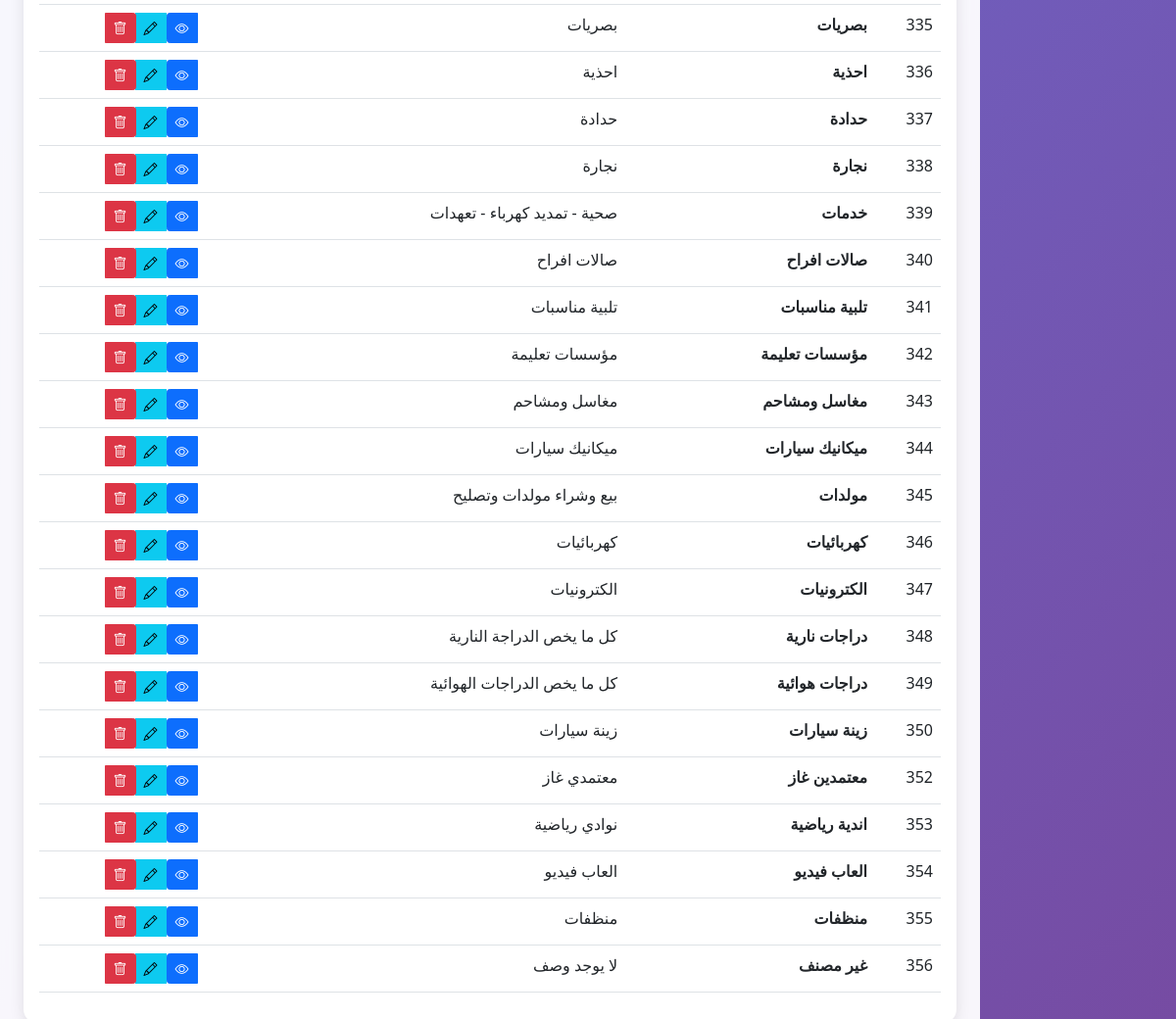
Page /admin/categories (signed in, lower part) on the earlier database version.
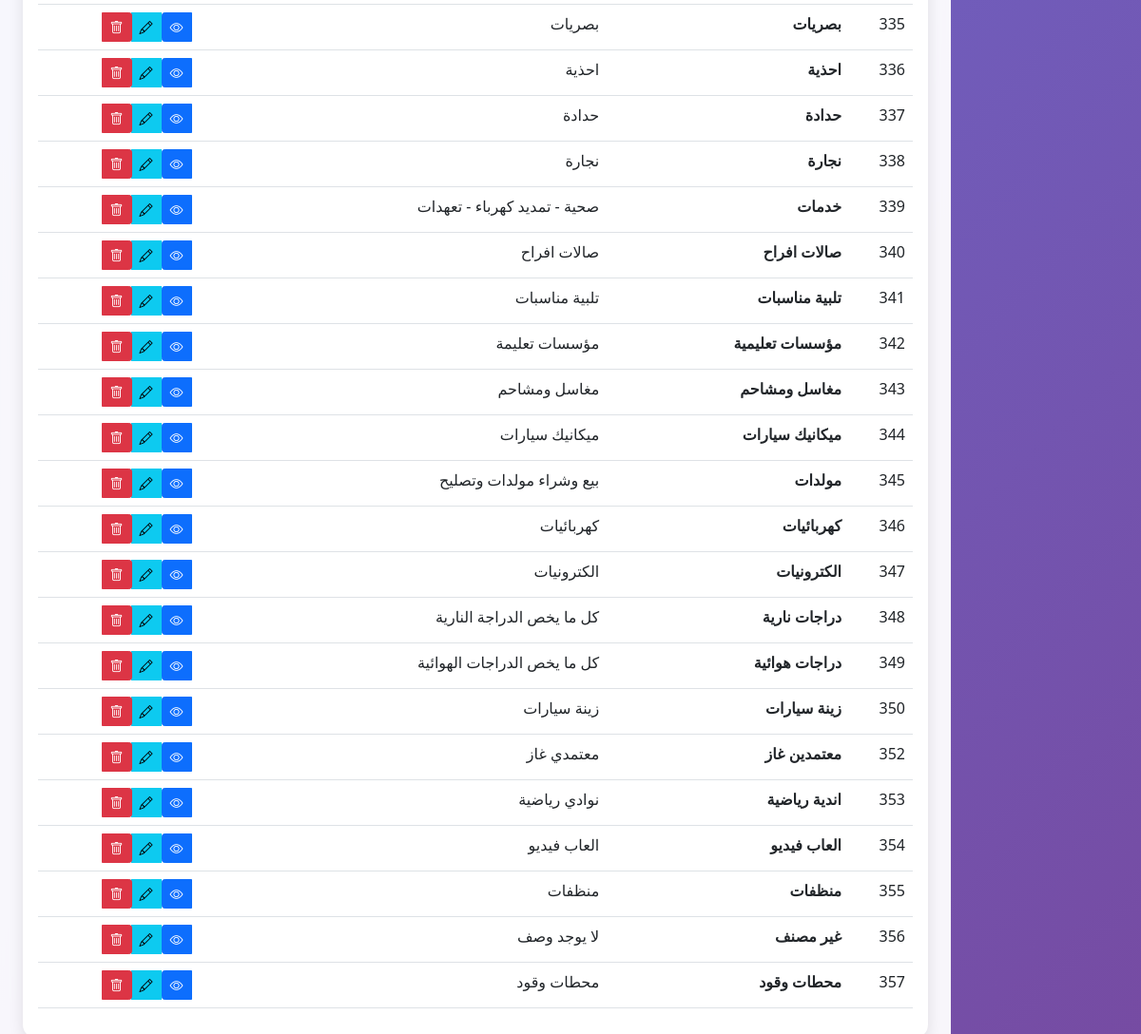
Same page on the later database version.
### tables this page shows
CREATE TABLE categories (
            id INTEGER PRIMARY KEY AUTOINCREMENT,
            name TEXT NOT NULL,
            description TEXT
        );

### app.py (the view)
@app.route('/admin/categories')
def admin_categories():
    if 'user_id' not in session or not session.get('is_admin'):
        flash('ليس لديك صلاحية للوصول لهذه الصفحة', 'error')
        return redirect(url_for('index'))
    conn = sqlite3.connect('hussainiya_stores.db')
    cursor = conn.cursor()
    cursor.execute('SELECT * FROM categories ORDER BY id')
    categories = cursor.fetchall()
    conn.close()
    return render_template('admin_categories.html', categories=categories)

### app.py (called while the page is built, shortened)
@app.before_request
def check_maintenance_mode():
    if request.endpoint and (request.endpoint.startswith('admin_') or
                           request.endpoint == 'login' or
                           request.endpoint == 'logout' or
                           request.endpoint == 'register' or
                           request.endpoint == 'welcome' or
                           request.endpoint == 'save_settings'):
        return

### templates/admin_categories.html (shortened to what this page needs)
<!DOCTYPE html>
<html lang="ar" dir="rtl">
<head>
    <link href="https://cdn.jsdelivr.net/npm/bootstrap@5.1.3/dist/css/bootstrap.min.css" rel="stylesheet">
    <link href="https://cdn.jsdelivr.net/npm/bootstrap-icons@1.7.2/font/bootstrap-icons.css" rel="stylesheet">
</head>
<body>
    <div class="row g-0">
        <div class="col-md-2">
        </div>
        <div class="col-md-10">
            <div class="admin-content p-4">
                <div class="card">
                    <div class="card-body">
                        {% if categories %}
                        <div class="table-responsive">
                            <table class="table table-hover">
                                <tbody>
                                    {% for category in categories %}
                                    <tr>
                                        <td>{{ category[0] }}</td>
                                        <td><strong>{{ category[1] }}</strong></td>
                                        <td>{{ category[2] or 'لا يوجد وصف' }}</td>
                                        <td>
                                            <div class="btn-group" role="group">
                                                <a href="{{ url_for('admin_category_details', category_id=category[0]) }}"
                                                   class="btn btn-primary btn-sm">
                                                    <i class="bi bi-eye"></i>
                                                </a>
                                                <button class="btn btn-info btn-sm" data-bs-toggle="modal"
                                                        data-bs-target="#editCategoryModal{{ category[0] }}">
                                                    <i class="bi bi-pencil"></i>
                                                </button>
                                                <a href="{{ url_for('delete_category', category_id=category[0]) }}"
                                                   class="btn btn-danger btn-sm"
                                                   onclick="return confirm('هل تريد حذف هذا التصنيف؟')">
                                                    <i class="bi bi-trash"></i>
                                                </a>
                                            </div>
                                        </td>
                                    </tr>
                                    {% endfor %}
                                </tbody>
                            </table>
                        </div>
                        {% else %}
                        <div class="text-center py-5">
                            <i class="bi bi-tags" style="font-size: 3rem; color: #ccc;"></i>
                            <h5 class="mt-3 text-muted">لا توجد تصنيفات</h5>
                        </div>
                        {% endif %}
                    </div>
                </div>
            </div>
        </div>
    </div>
</body>
</html>

Differences in the rows shown:
changed categories "مؤسسات تعليمة": name "مؤسسات تعليمة" → "مؤسسات تعليمية"
added categories: id "357", name "محطات وقود", description "محطات وقود"
